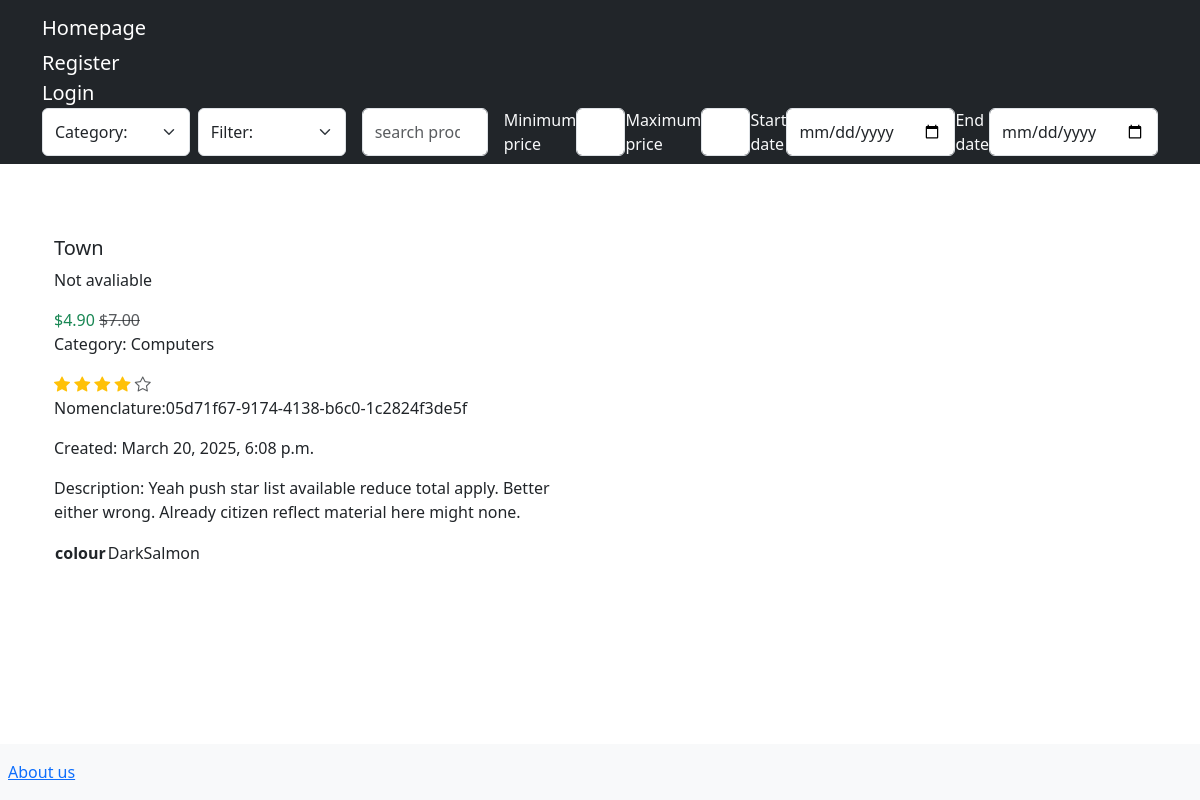
The page /shop/product/148/ on the database its author committed.
### shop/models.py (models this page shows, shortened)
class Product(models.Model):
    name = models.CharField(max_length=100)
    description = models.TextField(null=True, blank=True)
    entity = models.PositiveIntegerField(default=0)
    price = models.DecimalField(max_digits=7, decimal_places=2)
    available = models.BooleanField(default=True)
    category = models.ForeignKey(
        Category, on_delete=models.CASCADE, related_name="products"
    )
    nomenclature = models.CharField(unique=True, max_length=50)
    image_path = models.CharField(max_length=200, null=True)
    created_at = models.DateTimeField(auto_now_add=True)
    updated_at = models.DateTimeField(auto_now=True)
    rating = models.FloatField(default=0.0)
    attributes = models.JSONField(default=dict)
    discount = models.IntegerField(default=0)
    class Meta:
        ordering = ["-created_at"]
        db_table = "products"
        unique_together = ["name", "description"]

class Category(models.Model):
    name = models.CharField(max_length=100, unique=True)
    description = models.TextField(null=True, blank=True)
    created_at = models.DateTimeField(auto_now_add=True)
    def __str__(self):
        return self.name
    class Meta:
        verbose_name_plural = "Categories"
        ordering = ["name"]
        db_table = "categories"

### shop/views.py (the view)
# urls.py: path("product/<int:product_id>/", product_details, name="product_details"),
def product_details(request, product_id):
    product = get_object_or_404(Product, id=product_id)
    return render(request, "product_detail.html", {"product": product})

### shop/templatetags/math_filters.py (called while the page is built)
@register.filter
def calculate_discount(value, arg):
    discount_value = value * arg / 100
    return value - discount_value

### shop/templates/product_detail.html (shortened to what this page needs)
{% extends 'base.html' %}
{% load math_filters %}
{% block content %}
    <div class="container my-3">
        <div class="row">
            <div class="col-md-6">
            </div>
        </div>
        <div class="row">
            <div class="col-md-6">
                <h5>
                    {{ product.name }}
                </h5>
                {% if product.available %}
                    <p>Entity:{{ product.entity }}</p>
                {% else %}
                    <p>Not avaliable</p>
                {% endif %}
                {% if product.discount %}
                    <span class="text-success">
                        ${{ product.price|calculate_discount:product.discount }}
                    </span>
                    <span class="text-muted text-decoration-line-through">
                        ${{ product.price }}
                    </span>
                {% else %}
                    <p class="text-success">
                        ${{ product.price }}
                    </p>
                {% endif %}
                <p>
                    Category: {{ product.category }}
                </p>
                {% for i in "12345" %}
                    {% if forloop.counter <= product.rating %}
                        <i class="bi bi-star-fill text-warning"></i>
                    {% else %}
                        <i class="bi bi-star text-muted"></i>
                    {% endif %}
                {% endfor %}
                <p>
                    Nomenclature:{{ product.nomenclature }}
                </p>
                <p>
                    Created: {{ product.created_at }}
                </p>
            </div>
        </div>
        <div class="row">
            <div class="col-md-6">
                {% if product.description %}
                <p>
                    Description: {{ product.description }}
                </p>
                {% endif %}
            </div>
        </div>
        <div class="row">
            <div class="col-md-6">
                <table>
                    {% for key, value in product.attributes.items %}
                        <tr>
                            <th>
                                {{ key }}
                            </th>
                            <td>
                                {{ value }}
                            </td>
                        </tr>
                    {% endfor %}
                </table>
            </div>
        </div>
    </div>
{% endblock %}

### rows shown on the page
Product: name "Town", price|calculate_discount "4.90", price "7.00", category "Computers", nomenclature "05d71f67-9174-4138-b6c0-1c2824f3de5f", created_at "March 20, 2025, 6:08 p.m.", description "Yeah push star list available reduce total apply. Better either wrong. Already citizen reflect material here might none."

### other values the page prints
{{ key }} "colour"
{{ value }} "DarkSalmon"
